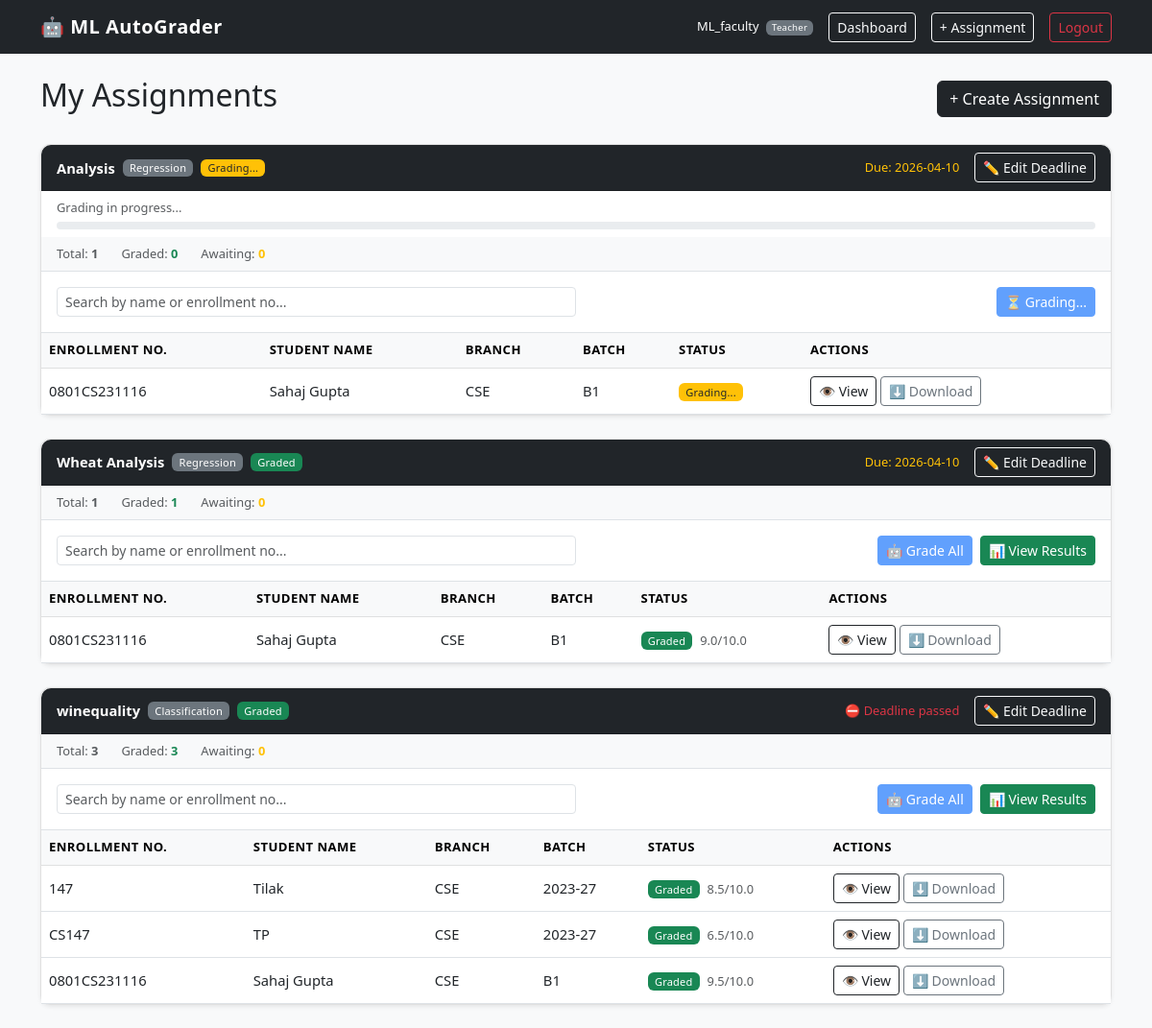
Page /teacher (signed in) on the earlier database version.
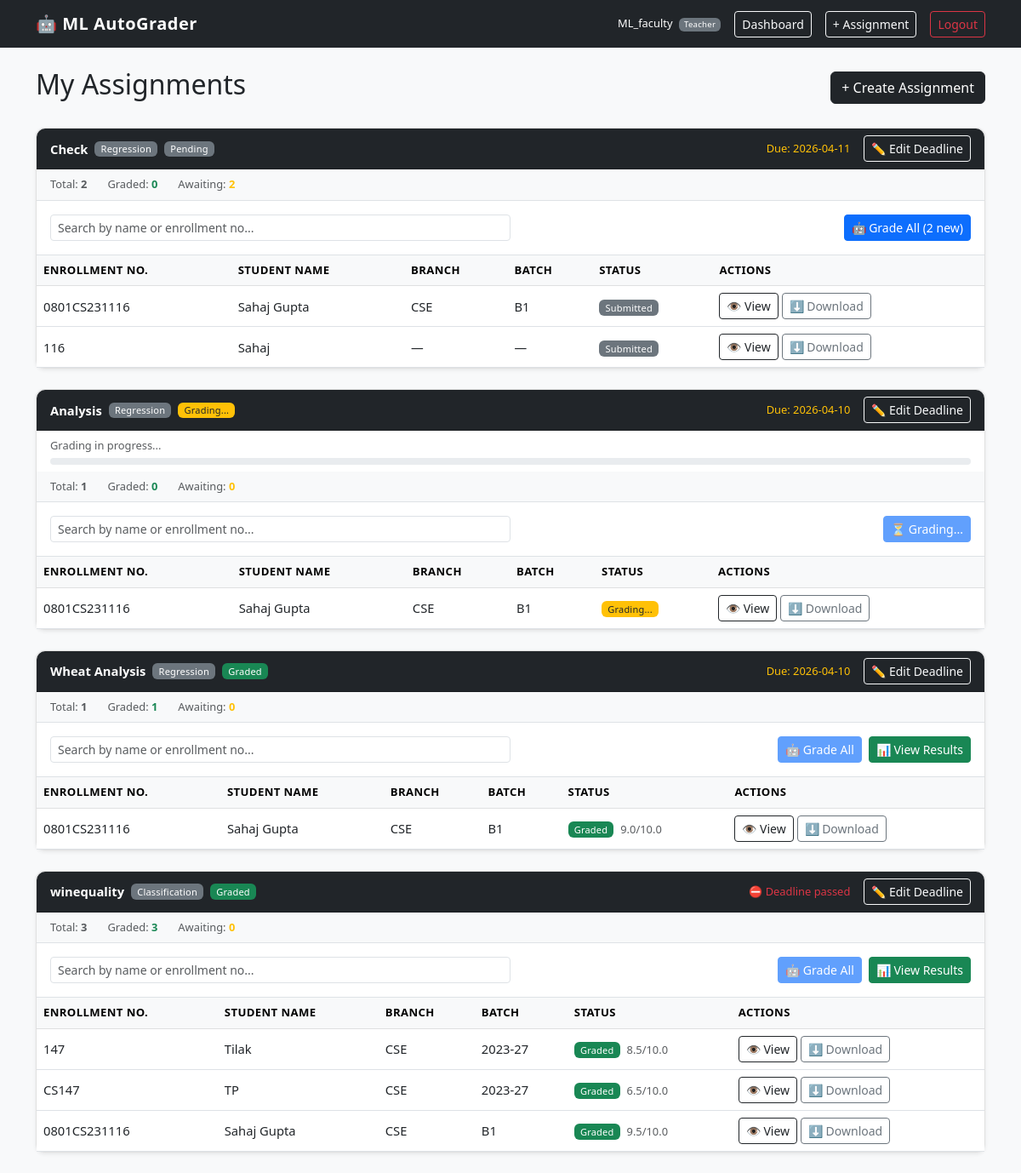
Same page on the later database version.
### models.py (models this page shows, shortened)
class User(db.Model, UserMixin):
    __tablename__ = "user"
    id            = db.Column(db.Integer, primary_key=True)
    name          = db.Column(db.String(100), nullable=False)
    email         = db.Column(db.String(120), unique=True, nullable=False)
    password      = db.Column(db.String(200), nullable=False)
    role          = db.Column(db.String(20), nullable=False)
    status        = db.Column(db.String(20), nullable=True, default="approved")
    enrollment_no = db.Column(db.String(50), unique=True, nullable=True)
    branch        = db.Column(db.String(50), nullable=True)
    batch         = db.Column(db.String(50), nullable=True)
    assignments   = db.relationship("Assignment", backref="creator", lazy=True)
    submissions   = db.relationship("Submission", backref="student",  lazy=True)

class Assignment(db.Model):
    __tablename__ = "assignment"
    id           = db.Column(db.Integer, primary_key=True)
    title        = db.Column(db.String(200), nullable=False)
    description  = db.Column(db.Text,        nullable=False)
    due_date     = db.Column(db.String(50),  nullable=False)
    task_type    = db.Column(db.String(50),  nullable=False)
    rubric_json  = db.Column(db.Text, nullable=False)
    dataset_path = db.Column(db.String(300), nullable=True)
    teacher_id   = db.Column(db.Integer, db.ForeignKey("user.id"), nullable=False)
    grading_status = db.Column(db.String(30), default="pending")
    created_at   = db.Column(db.DateTime, default=datetime.utcnow)
    submissions  = db.relationship("Submission", backref="assignment", lazy=True)
    @property
    def is_past_deadline(self):
        try:
            due = datetime.strptime(self.due_date, "%Y-%m-%d")
            return datetime.utcnow() > due
        except ValueError:
            return False

class Submission(db.Model):
    __tablename__ = "submission"
    id            = db.Column(db.Integer, primary_key=True)
    student_id    = db.Column(db.Integer, db.ForeignKey("user.id"),         nullable=False)
    assignment_id = db.Column(db.Integer, db.ForeignKey("assignment.id"),   nullable=False)
    file_path     = db.Column(db.String(300), nullable=False)
    status        = db.Column(db.String(30), default="submitted")
    score         = db.Column(db.Float,  nullable=True)
    max_score     = db.Column(db.Float,  nullable=True)
    result_json   = db.Column(db.Text, nullable=True)
    released      = db.Column(db.Boolean, default=False)
    submitted_at  = db.Column(db.DateTime, default=datetime.utcnow)
    graded_at     = db.Column(db.DateTime, nullable=True)

### app.py (the view)
@app.route("/teacher")
@login_required
def teacher_dashboard():
    if current_user.role != "teacher":
        return "Access denied", 403
    assignments = Assignment.query.filter_by(
        teacher_id=current_user.id
    ).order_by(Assignment.created_at.desc()).all()
    students = {u.id: u for u in User.query.filter_by(role="student").all()}
    return render_template(
        "teacher/dashboard.html",
        assignments = assignments,
        students    = students,
    )

### app.py (called while the page is built)
@login_manager.user_loader
def load_user(user_id):
    return User.query.get(int(user_id))

### templates/teacher/dashboard.html (shortened to what this page needs)
{% extends 'base.html' %}
{% block content %}
<div class="d-flex justify-content-between align-items-center mb-4">
    <h2>My Assignments</h2>
    <a href="{{ url_for('create_assignment') }}" class="btn btn-dark">+ Create Assignment</a>
</div>
{% if assignments %}
    {% for assignment in assignments %}
    {% set total_subs  = assignment.submissions | length %}
    {% set graded_subs = assignment.submissions | selectattr('status', 'equalto', 'graded') | list | length %}
    {% set new_subs    = assignment.submissions | selectattr('status', 'equalto', 'submitted') | list | length %}
    <div class="card mb-4 shadow-sm" id="assign-card-{{ assignment.id }}">
        <div class="card-header bg-dark text-white d-flex justify-content-between align-items-center">
            <div class="d-flex align-items-center gap-2">
                <strong>{{ assignment.title }}</strong>
                <span class="badge bg-secondary">{{ assignment.task_type }}</span>
                <span class="badge
                    {% if assignment.grading_status == 'completed' %}bg-success
                    {% elif assignment.grading_status == 'grading' %}bg-warning text-dark
                    {% else %}bg-secondary{% endif %}"
                    id="status-badge-{{ assignment.id }}">
                    {% if assignment.grading_status == 'completed' %}Graded
                    {% elif assignment.grading_status == 'grading' %}Grading...
                    {% else %}Pending{% endif %}
                </span>
            </div>
            <div class="d-flex align-items-center gap-3">
                <small class="{% if assignment.is_past_deadline %}text-danger{% else %}text-warning{% endif %}">
                    {% if assignment.is_past_deadline %}⛔ Deadline passed
                    {% else %}Due: {{ assignment.due_date }}{% endif %}
                </small>
                <button class="btn btn-outline-light btn-sm"
                        data-bs-toggle="modal"
                        data-bs-target="#deadlineModal{{ assignment.id }}">
                    ✏️ Edit Deadline
                </button>
            </div>
        </div>
        <div id="progress-bar-{{ assignment.id }}"
             class="px-3 pt-2 {% if assignment.grading_status != 'grading' %}d-none{% endif %}">
            <div class="d-flex justify-content-between mb-1">
                <small class="text-muted" id="progress-label-{{ assignment.id }}">Grading in progress...</small>
            </div>
            <div class="progress mb-2" style="height:8px">
            </div>
        </div>
        <div class="px-3 py-2 bg-light border-bottom d-flex gap-4">
            <small class="text-muted">Total: <strong>{{ total_subs }}</strong></small>
            <small class="text-muted">Graded: <strong class="text-success" id="graded-count-{{ assignment.id }}">{{ graded_subs }}</strong></small>
            <small class="text-muted">Awaiting: <strong class="text-warning">{{ new_subs }}</strong></small>
        </div>
        <div class="p-3 border-bottom d-flex justify-content-between align-items-center">
            <input type="text"
                   class="form-control form-control-sm w-50 search-input"
                   placeholder="Search by name or enrollment no..."
                   data-table="table-{{ assignment.id }}">
            <div class="d-flex gap-2">
                <button class="btn btn-primary btn-sm grade-all-btn"
                        id="grade-btn-{{ assignment.id }}"
                        data-assign-id="{{ assignment.id }}"
                        {% if assignment.grading_status == 'grading' %}disabled{% endif %}
                        {% if new_subs == 0 and assignment.grading_status != 'grading' %}disabled title="No new submissions"{% endif %}>
                    {% if assignment.grading_status == 'grading' %}
                        ⏳ Grading...
                    {% else %}
                        🤖 Grade All{% if new_subs > 0 %} ({{ new_subs }} new){% endif %}
                    {% endif %}
                </button>
                {% if graded_subs > 0 %}
                <a href="{{ url_for('teacher_view_assignment', assign_id=assignment.id) }}"
                   class="btn btn-success btn-sm">📊 View Results</a>
                {% endif %}
            </div>
        </div>
        <table class="table table-hover mb-0" id="table-{{ assignment.id }}">
            <thead class="table-light">
                <tr>
                    <th>Enrollment No.</th>
                    <th>Student Name</th>
                    <th>Branch</th>
                    <th>Batch</th>
                    <th>Status</th>
                    <th>Actions</th>
                </tr>
            </thead>
            <tbody id="tbody-{{ assignment.id }}">
                {% for sub in assignment.submissions %}
                {% set student = students.get(sub.student_id) %}
                {% if student %}
                <tr id="row-{{ sub.id }}">
                    <td class="enroll">{{ student.enrollment_no }}</td>
                    <td class="sname">{{ student.name }}</td>
                    <td>{{ student.branch or '—' }}</td>
                    <td>{{ student.batch  or '—' }}</td>
                    <td id="status-{{ sub.id }}">
                        {% if sub.status == 'graded' %}
                            <span class="badge bg-success">Graded</span>
                            {% if sub.score is not none %}
                                <span class="ms-1 text-muted small">{{ sub.score }}/{{ sub.max_score }}</span>
                            {% endif %}
                        {% elif sub.status == 'grading' %}
                            <span class="badge bg-warning text-dark">Grading...</span>
                        {% else %}
                            <span class="badge bg-secondary">Submitted</span>
                        {% endif %}
                    </td>
                    <td>
                        <a href="{{ url_for('view_submission', sub_id=sub.id) }}"
                           class="btn btn-outline-dark btn-sm">👁 View</a>
                        <a href="{{ url_for('download_submission', sub_id=sub.id) }}"
                           class="btn btn-outline-secondary btn-sm">⬇ Download</a>
                    </td>
                </tr>
                {% endif %}
                {% endfor %}
            </tbody>
        </table>
    </div>
    {% endfor %}
{% else %}
<div class="text-center py-5 text-muted">
    <h5>No assignments yet.</h5>
    <a href="{{ url_for('create_assignment') }}" class="btn btn-dark mt-2">Create your first assignment</a>
</div>
{% endif %}
{% endblock %}

### templates/base.html (shortened to what this page needs)
<!DOCTYPE html>
<html lang="en">
<head>
    <link href="https://cdn.jsdelivr.net/npm/bootstrap@5.3.0/dist/css/bootstrap.min.css" rel="stylesheet">
    <link href="{{ url_for('static', filename='css/style.css') }}" rel="stylesheet">
</head>
<body class="bg-light">
<nav class="navbar navbar-expand-lg navbar-dark bg-dark mb-4">
    <div class="container">
        <a class="navbar-brand fw-bold" href="#">🤖 ML AutoGrader</a>
        <div class="d-flex align-items-center gap-3">
            {% if current_user.is_authenticated %}
                <span class="text-white small">
                    {{ current_user.name }}
                    <span class="badge bg-secondary ms-1">{{ current_user.role | title }}</span>
                </span>
                {% if current_user.role == 'student' %}
                    <a href="{{ url_for('student_dashboard') }}" class="btn btn-outline-light btn-sm">Dashboard</a>
                    <a href="{{ url_for('my_grades') }}" class="btn btn-outline-light btn-sm">My Grades</a>
                {% elif current_user.role == 'teacher' %}
                    <a href="{{ url_for('teacher_dashboard') }}" class="btn btn-outline-light btn-sm">Dashboard</a>
                    <a href="{{ url_for('create_assignment') }}" class="btn btn-outline-light btn-sm">+ Assignment</a>
                {% elif current_user.role == 'admin' %}
                    <a href="{{ url_for('admin_dashboard') }}" class="btn btn-outline-light btn-sm">Admin Panel</a>
                {% endif %}
                <a href="{{ url_for('logout') }}" class="btn btn-outline-danger btn-sm">Logout</a>
            {% endif %}
        </div>
    </div>
</nav>
<div class="container">
    {% block content %}{% endblock %}
</div>
</body>
</html>

### static/css/style.css (style rules this page uses)
body { font-size: 0.92rem; }
.navbar-brand { letter-spacing: 0.5px; }
.card { border-radius: 10px; border: 1px solid #e0e0e0; }
.card-header { border-radius: 10px 10px 0 0 !important; }
.table th { font-weight: 600; font-size: 0.82rem; text-transform: uppercase; letter-spacing: 0.4px; }
.table td { vertical-align: middle; }
.badge { font-weight: 500; letter-spacing: 0.2px; }
.progress { border-radius: 10px; background: #e9ecef; }

Differences in the rows shown:
added Assignment: title "Check", task_type "Regression", grading_status "Pending", due_date "2026-04-11", teacher "2", graded_subs "0"
added Submission: {{ student.enrollment_no }} "0801CS231116", {{ student.name }} "Sahaj Gupta", {{ student.branch or '—' }} "CSE", {{ student.batch  or '—' }} "B1", status "Submitted", shown under "Check"
added Submission: status "Submitted", shown under "Check"
added User: enrollment_no "116", name "Sahaj", branch "—", batch "—"
